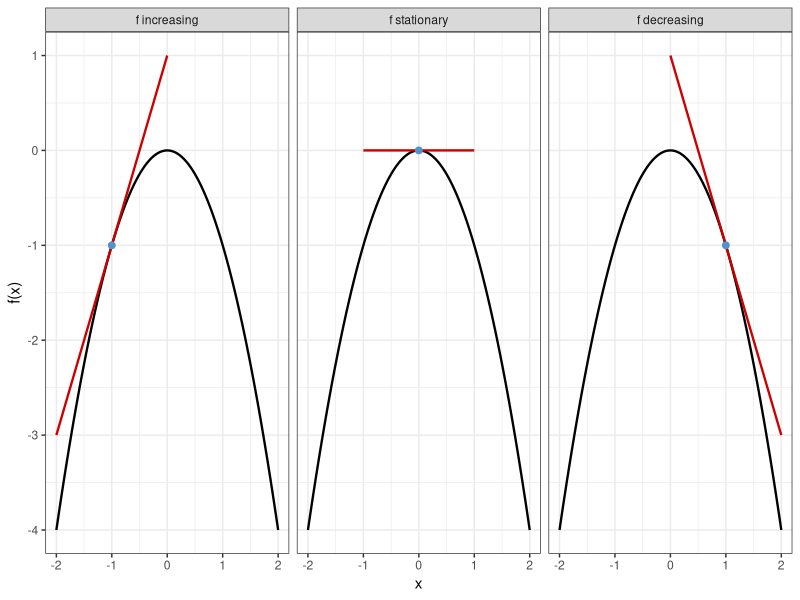
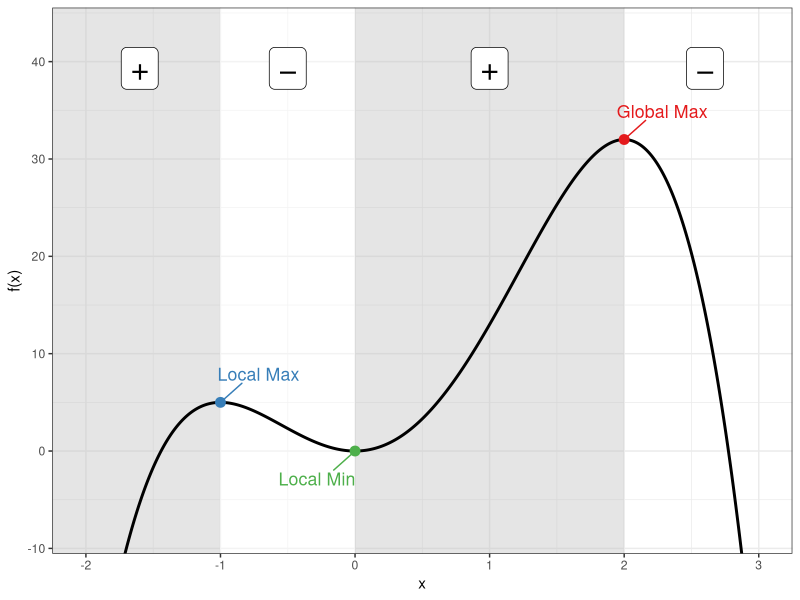
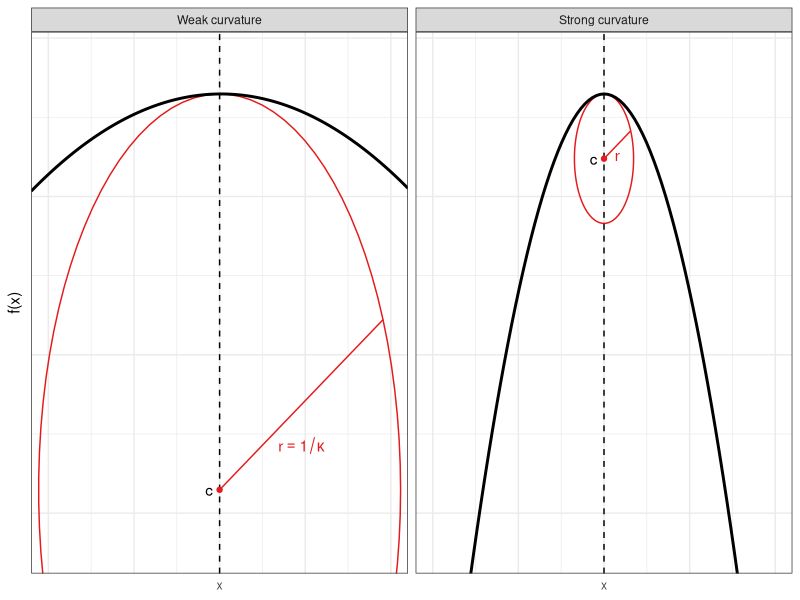

Source code (R) for these figures, in order:
## ---- chunk 1
#| fig-height: 2.8
#| fig-width: 7
#| out-width: 100%
library(tidyverse)

f <- function(x) -x^2
f_prime <- function(x) -2*x
x_pts <- c(-1, 0, 1)
fty <- factor(c("f increasing", "f stationary", "f decreasing"),
                levels = c("f increasing", "f stationary", "f decreasing"))

curve_df <- tibble(x = seq(-2, 2, length.out = 200), y = f(x))

tangent_df <- lapply(x_pts, function(a) {
  tibble(x = seq(a - 1, a + 1, length.out = 100),
         y = f_prime(a) * x + f(a) - f_prime(a) * a,
         x0 = a,
         type = fty[match(a, x_pts)])
}) |> bind_rows()

point_df <- tibble(x = x_pts, y = f(x_pts), type = fty)

ggplot() +
  geom_line(data = curve_df, aes(x, y), color = "black", linewidth = 0.8) +
  geom_line(data = tangent_df, aes(x, y), color = "red3", linewidth = 0.8) +
  geom_point(data = point_df, aes(x, y), color = "steelblue3", size = 2) +
  facet_wrap(~ type) +
  labs(x = "x", y = "f(x)") +
  theme_bw()
## ---- chunk 2
#| fig-height: 4.1
#| fig-width: 7
#| out-width: 100%
library(ggrepel)

f <- function(x) -3 * x ^ 4 + 4 * x ^ 3 + 12 * x ^ 2#-x^4 + 2*x^3 + 3*x^2 - 2*x
x_crit <- c(-1, 0, 2)
df <- tibble(x = seq(-2, 3, length.out = 500)) %>%
  mutate(y = f(x))

critical_points <- tibble(
  x = x_crit,
  label = c("Local Max", "Local Min", "Global Max"),
  color = RColorBrewer::brewer.pal(3, "Set1")
) %>%
  mutate(y = f(x))

shade_df <- tibble(
  xmin = c(-Inf, x_crit[1], x_crit[2]),
  xmax = c(x_crit[1], x_crit[2], x_crit[3]),
  fill = rep(c("grey75", "white"), length.out = 3)
)

pm_df <- tibble(
  x = ((c(-2.2, x_crit, 3.2) + c(x_crit, 3.2, 0)) / 2)[1:4],
  y = 35
)

ggplot(df, aes(x, y)) +
  geom_rect(data = shade_df, aes(xmin = xmin, xmax = xmax, ymin = -Inf, 
                                 ymax = Inf, fill = fill), 
            inherit.aes = FALSE, alpha = 0.4) +  
  scale_fill_identity() +
  geom_label(data = pm_df, aes(x, y, label = c("+", "−", "+", "−")),
            size = 8, color = "black", vjust = -0.5) +
  geom_line(color = "black", size = 1) +
  geom_point(data = critical_points, aes(x, y, color = label), size = 3,
             show.legend = FALSE) +
  geom_text_repel(
    data = critical_points, 
    aes(x, y, label = label, color = label), 
    size = 4.5, 
    seed = 4, 
    #nudge_y = 0.5,
    box.padding = 1, 
    point.padding = 0.4, 
    show.legend = FALSE
  ) +
  scale_colour_brewer(palette = "Set1") +
  coord_cartesian(ylim = c(-8, 43)) +
  labs(x = "x", y = "f(x)") +
  theme_bw()
## ---- chunk 3
#| fig-width: 7
#| fig-height: 3
#| out-width: 100%
#| label: curvature-concav
set.seed(123)
n1 <- 5
n2 <- 500
nratio <- sqrt(n2 / n1)
m <- 100
B <- 200
mu <- c(seq(5.8, 10.2, length = m - 1), 8)
res <- matrix(NA, nrow = m, ncol = B) 
score_vec1 <- score_vec2 <- mean_vec2 <- mean_vec1 <- rep(NA, B)

# Small FI
for (j in 1:B) {
  X <- rnorm(n1, mean = 8, sd = 1)
  ll <- rep(NA, length(mu))
  for (i in seq_along(ll)) 
    ll[i] <- sum(dnorm(X, mean = mu[i], sd = 1, log = TRUE)) 
  res[, j] <- ll
  mean_vec1[j] <- mean(X)
  score_vec1[j] <- sum(X - 8)
}
colnames(res) <- 1:B
res1 <-
  as_tibble(nratio * res) %>%
  mutate(mu = mu,
         mean = apply(nratio * res, 1, mean),
         n = n1) 

# Big FI
for (j in 1:B) {
  X <- rnorm(n2, mean = 8, sd = 1)
  ll <- rep(NA, length(mu))
  for (i in seq_along(ll)) 
    ll[i] <- sum(dnorm(X, mean = mu[i], sd = 1, log = TRUE)) 
  res[, j] <- ll
  mean_vec2[j] <- mean(X)
  score_vec2[j] <- sum(X - 8)
}
colnames(res) <- 1:B
res2 <-
  as_tibble(res) %>%
  mutate(mu = mu,
         mean = apply(res, 1, mean),
         n = n2) 

res <- bind_rows(res1, res2) %>%
  pivot_longer(`1`:`B`)

tmp <- res %>% filter(mu == 8) %>% summarise(mean = unique(mean)) %>% unlist()
diff <- max(tmp) - min(tmp)

res <-
  res |>
  mutate(
    value = case_when(
      n == n2 ~ value + diff,
      TRUE ~ value 
    ),
    mean = case_when(
      n == n2 ~ mean + diff,
      TRUE ~ mean
    ),
    n = factor(n, labels = c("Weak curvature", "Strong curvature"))
  )

ymax <- max(res$value) + 0.25 * abs(max(res$value))
ymin <- min(res$value)

r1 <- 5 * sd(mean_vec1)
r2 <- 8 * sd(mean_vec2)

circle <- tibble(
  n = factor(1:2, labels = c("Weak curvature", "Strong curvature")),  
  xc = c(8, 8),
  a = c(r1, r2),
  b = 500 * c(1, 1 * r2 / r1),
  yc = tmp[1] - b,
  phi = c(0, 0)
) %>% 
  expand_grid(t = seq(0, 2 * pi, length = 100)) %>%
  mutate(x = xc + a * cos(t) * cos(phi) - b * sin(t) * sin(phi),
         y = yc + a * cos(t) * sin(phi) + b * sin(t) * cos(phi))

circle_text <- 
  filter(circle, t > 0.39 & t < 0.45) %>%
  mutate(a2 = xc + a, label = c("r == 1 / kappa", "r"))

my_cols <- RColorBrewer::brewer.pal(3, "Set1")
res |>
  group_by(mu, n) |>
  summarise(mean = mean(mean)) |>
  ggplot(aes(mu, value)) +
  geom_path(data = circle, aes(x, y), col = my_cols[1]) +
  geom_line(aes(y = mean), col = "black", size = 1) +
  geom_vline(xintercept = 8, linetype = "dashed") +
  geom_segment(data = circle_text, aes(xc, yc, xend = x, yend = y), col = my_cols[1]) +
  geom_point(data = circle_text, aes(xc, yc), col = my_cols[1], size = 1.5) +
  geom_text(data = circle_text, aes((xc + x) / 2, (yc + y) / 2 / 0.9, label = label), 
            parse = TRUE, col = my_cols[1]) +
  geom_text(data = circle_text, aes(xc, yc), label = "c", nudge_x = -0.12) +
  scale_x_continuous(breaks = c(6, 7, 8, 9, 10), labels = c("", "", "x", "", "")) +
  labs(y = "f(x)", x = NULL) +
  coord_cartesian(ylim = c(ymin + 800, ymax), xlim = c(6, 10)) +
  facet_grid(. ~ n) +
  theme_bw() + 
  theme(axis.text.y = element_blank(), axis.ticks = element_blank()) 
